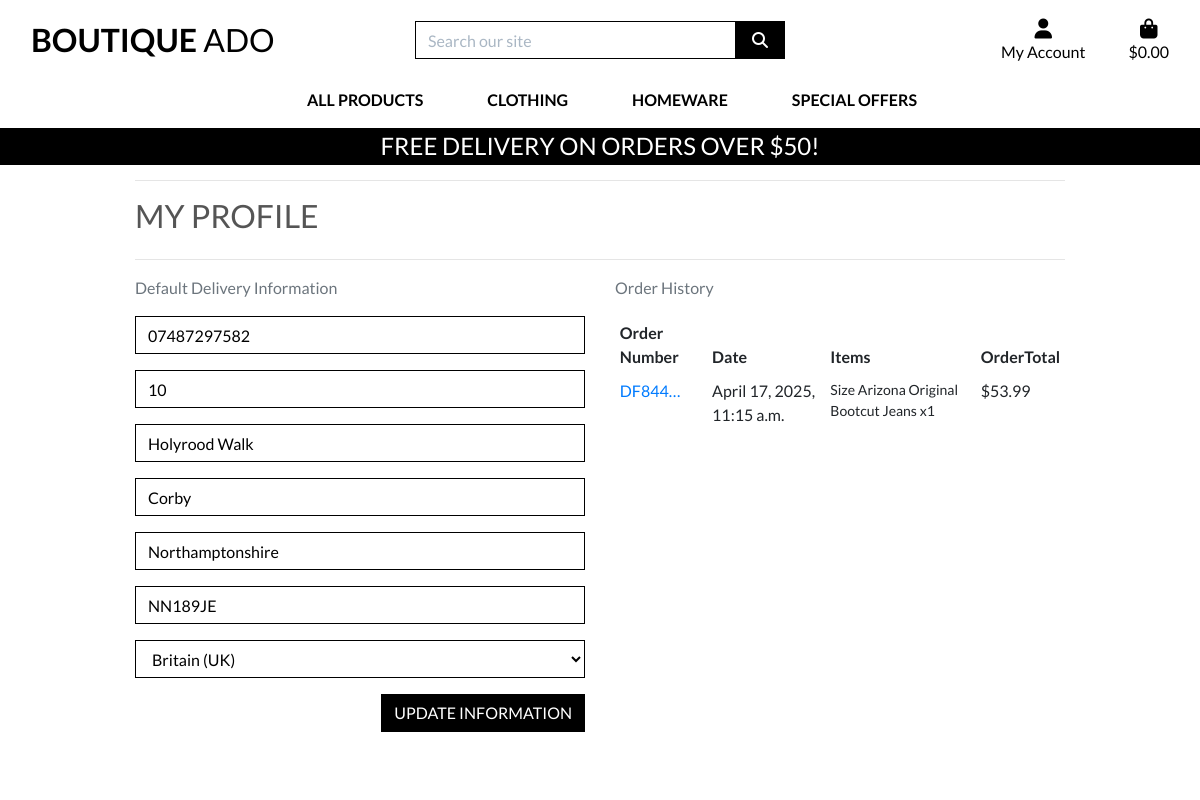
Before: /profile/ (signed in) with the older database file.
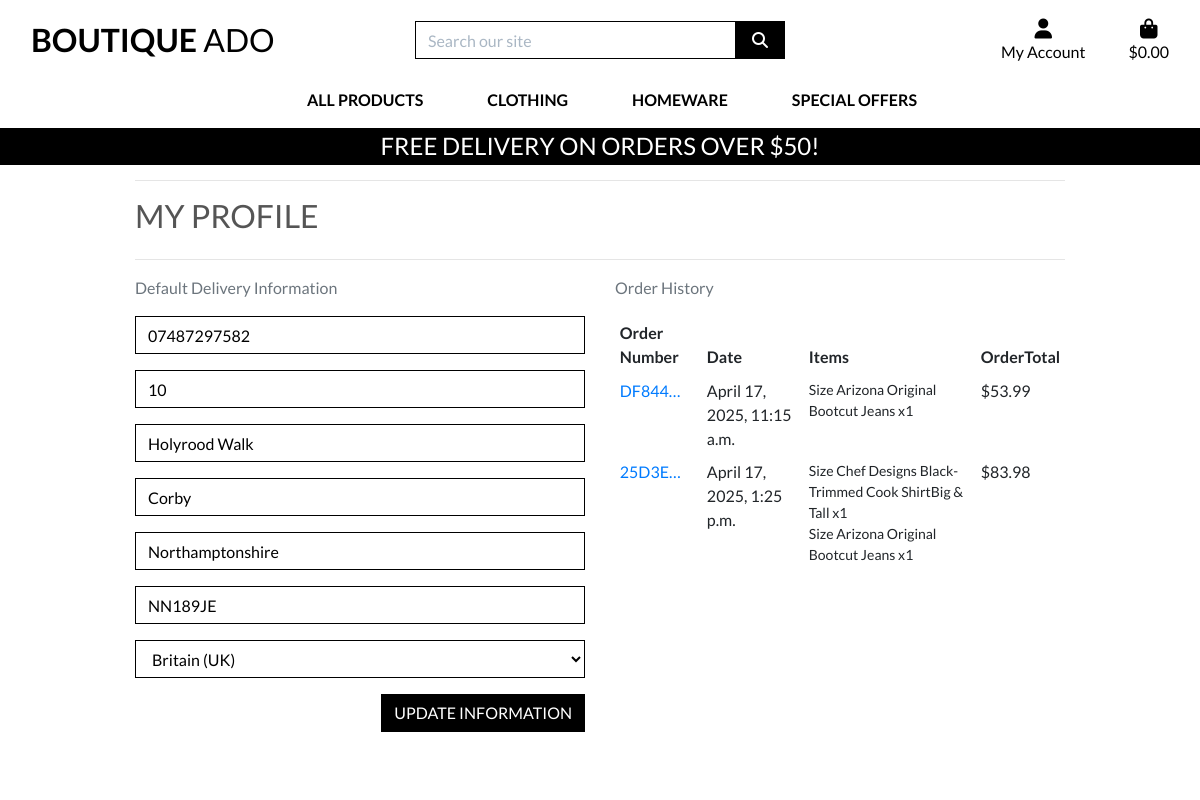
After: the same page with the newer database file.
### checkout/models.py (models this page shows, shortened)
class Order(models.Model):
    order_number = models.CharField(max_length=32, null=False, editable=False)
    user_profile = models.ForeignKey(UserProfile, on_delete=models.SET_NULL,
                                     null=True, blank=True, related_name='orders')  # noqa
    full_name = models.CharField(max_length=50, null=False, blank=False)
    email = models.EmailField(max_length=254, null=False, blank=False)
    phone_number = models.CharField(max_length=20, null=False, blank=False)
    country = CountryField(blank_label='Country *', null=False, blank=False)  # noqa
    postcode = models.CharField(max_length=20, null=True, blank=True)
    town_or_city = models.CharField(max_length=40, null=False, blank=False)
    street_address1 = models.CharField(max_length=80, null=False, blank=False)
    street_address2 = models.CharField(max_length=80, null=True, blank=True)
    county = models.CharField(max_length=80, null=True, blank=True)
    date = models.DateTimeField(auto_now_add=True)
    delivery_cost = models.DecimalField(max_digits=6, decimal_places=2, null=False, default=0)  # noqa
    order_total = models.DecimalField(max_digits=10, decimal_places=2, null=False, default=0)  # noqa
    grand_total = models.DecimalField(max_digits=10, decimal_places=2, null=False, default=0)  # noqa
    original_bag = models.TextField(null=False, blank=False, default='')
    stripe_pid = models.CharField(max_length=254, null=False, blank=False, default='')  # noqa

class OrderLineItem(models.Model):
    order = models.ForeignKey(Order, null=False, blank=False, on_delete=models.CASCADE, related_name='lineitems')  # noqa
    product = models.ForeignKey(Product, null=False, blank=False, on_delete=models.CASCADE)  # noqa
    product_size = models.CharField(max_length=2, null=True, blank=True)  # XS, S, M, L, XL  # noqa
    quantity = models.IntegerField(null=False, blank=False, default=0)
    lineitem_total = models.DecimalField(max_digits=6, decimal_places=2, null=False, blank=False, editable=False)  # noqa

### products/models.py (models this page shows, shortened)
class Product(models.Model):
    category = models.ForeignKey('Category', null=True, blank=True, on_delete=models.SET_NULL)  # noqa
    sku = models.CharField(max_length=254, null=True, blank=True)
    name = models.CharField(max_length=254)
    description = models.TextField()
    has_sizes = models.BooleanField(default=False, null=True, blank=True)
    price = models.DecimalField(max_digits=6, decimal_places=2)
    rating = models.DecimalField(max_digits=6, decimal_places=2, null=True, blank=True)  # noqa
    image_url = models.URLField(max_length=1024, null=True, blank=True)
    image = models.ImageField(null=True, blank=True)

### profiles/views.py (the view)
# urls.py: path('profile/', include('profiles.urls')),
def profile(request):
    profile = get_object_or_404(UserProfile, user=request.user)
    if request.method == 'POST':
        form = UserProfileForm(request.POST, instance=profile)
        if form.is_valid():
            form.save()
            messages.success(request, 'Profile updated successfully')
        else:
            messages.error(request, 'Update failed. Please ensure the form is valid.')  # noqa
    else:
        form = UserProfileForm(instance=profile)
    orders = profile.orders.all()
    template = 'profiles/profile.html'
    context = {
        'form': form,
        'orders': orders,
        'on_profile_page': True
    }
    return render(request, template, context)

### profiles/forms.py
class UserProfileForm(forms.ModelForm):
    class Meta:
        model = UserProfile
        exclude = ('user',)
    def __init__(self, *args, **kwargs):
        super().__init__(*args, **kwargs)
        placeholders = {
            'default_phone_number': 'Phone Number',
            'default_postcode': 'Postal Code',
            'default_town_or_city': 'Town or City',
            'default_street_address1': 'Street Address 1',
            'default_street_address2': 'Street Address 2',
            'default_county': 'County, State or Locality',
        }
        self.fields['default_phone_number'].widget.attrs['autofocus'] = True
        for field in self.fields:
            if field != 'default_country':
                if self.fields[field].required:
                    placeholder = f'{placeholders[field]} *'
                else:
                    placeholder = placeholders[field]
                self.fields[field].widget.attrs['placeholder'] = placeholder
            self.fields[field].widget.attrs['class'] = 'border-black rounded-0 profile-form-input'  # noqa
            self.fields[field].label = False

### profiles/templates/profiles/profile.html (shortened to what this page needs)
{% extends "base.html" %}
{% load static %}
{% block extra_css %}
    <link rel="stylesheet" href="{% static 'profiles/css/profile.css' %}">
{% endblock %}
{% block page_header %}
    <div class="container header-container">
    </div>
{% endblock %}
{% block content %}
    <div class="overlay"></div>
    <div class="container">
        <div class="row">
            <div class="col">
                <hr>
                <h2 class="logo-font mb-4">My Profile</h2>
                <hr>
            </div>
        </div>
        <div class="row">
            <div class="col-12 col-lg-6">
                <p class="text-muted">Default Delivery Information</p>
                <form class="mt-3" action="{% url 'profile' %}" method="POST" id="profile-update-form">
                    {{ form|crispy }}
                    <button class="btn btn-black rounded-0 text-uppercase float-right">Update Information</button>
                </form>
            </div>
            <div class="col-12 col-lg-6">
                <p class="text-muted">Order History</p>
                <div class="order-history table-responsive">
                    <table class="table table-sm table-borderless">
                        <thead>
                            <tr>
                                <th>Order Number</th>
                                <th>Date</th>
                                <th>Items</th>
                                <th>OrderTotal</th>
                            </tr>
                            <tbody>
                                {% for order in orders %}
                                    <tr>
                                        <td>
                                            <a href="{% url 'order_history' order.order_number %}"
                                            title="{{ order.order_number }}">
                                                {{ order.order_number|truncatechars:6 }}
                                            </a>
                                        </td>
                                        <td>{{ order.date }}</td>
                                        <td>
                                            <ul class="list-unstyled">
                                                {% for item in order.lineitems.all %}
                                                    <li class="small">
                                                        {% if item.product.has_sizes %}
                                                            Size {{ item.product.size|upper }}
                                                        {% endif %}{{ item.product.name }} x{{ item.quantity }}
                                                    </li>
                                                {% endfor %}
                                            </ul>
                                        </td>
                                        <td>${{ order.grand_total }}</td>
                                    </tr>
                                {% endfor %}
                            </tbody>
                        </thead>
                    </table>
                </div>
            </div>
        </div>
{% endblock %}

Changed rows visible on the page:
added Order: order_number "25D3E…", date "April 17, 2025, 1:25 p.m.", grand_total "83.98"
added OrderLineItem: product.name "Chef Designs Black-Trimmed Cook ShirtBig & Tall", quantity "1", shown under "25D3E…"
added OrderLineItem: product.name "Arizona Original Bootcut Jeans", quantity "1", shown under "25D3E…"
